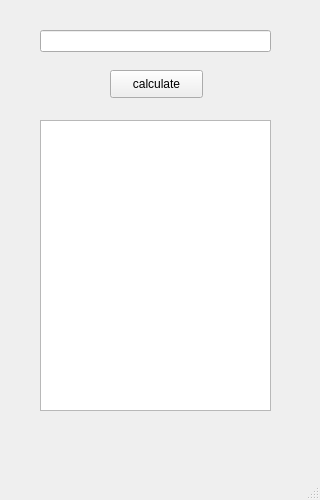
<?xml version="1.0" encoding="UTF-8"?>
<ui version="4.0">
 <class>MainWindow</class>
 <widget class="QMainWindow" name="MainWindow">
  <property name="geometry">
   <rect>
    <x>0</x>
    <y>0</y>
    <width>320</width>
    <height>500</height>
   </rect>
  </property>
  <property name="windowTitle">
   <string>MainWindow</string>
  </property>
  <widget class="QWidget" name="centralwidget">
   <widget class="QPushButton" name="btncal">
    <property name="geometry">
     <rect>
      <x>110</x>
      <y>70</y>
      <width>93</width>
      <height>28</height>
     </rect>
    </property>
    <property name="text">
     <string>calculate</string>
    </property>
   </widget>
   <widget class="QLineEdit" name="inputtext">
    <property name="geometry">
     <rect>
      <x>40</x>
      <y>30</y>
      <width>231</width>
      <height>22</height>
     </rect>
    </property>
   </widget>
   <widget class="QPlainTextEdit" name="plainTextEdit">
    <property name="geometry">
     <rect>
      <x>40</x>
      <y>120</y>
      <width>231</width>
      <height>291</height>
     </rect>
    </property>
   </widget>
  </widget>
  <widget class="QMenuBar" name="menubar">
   <property name="geometry">
    <rect>
     <x>0</x>
     <y>0</y>
     <width>320</width>
     <height>26</height>
    </rect>
   </property>
  </widget>
  <widget class="QStatusBar" name="statusbar"/>
 </widget>
 <resources/>
 <connections/>
</ui>
